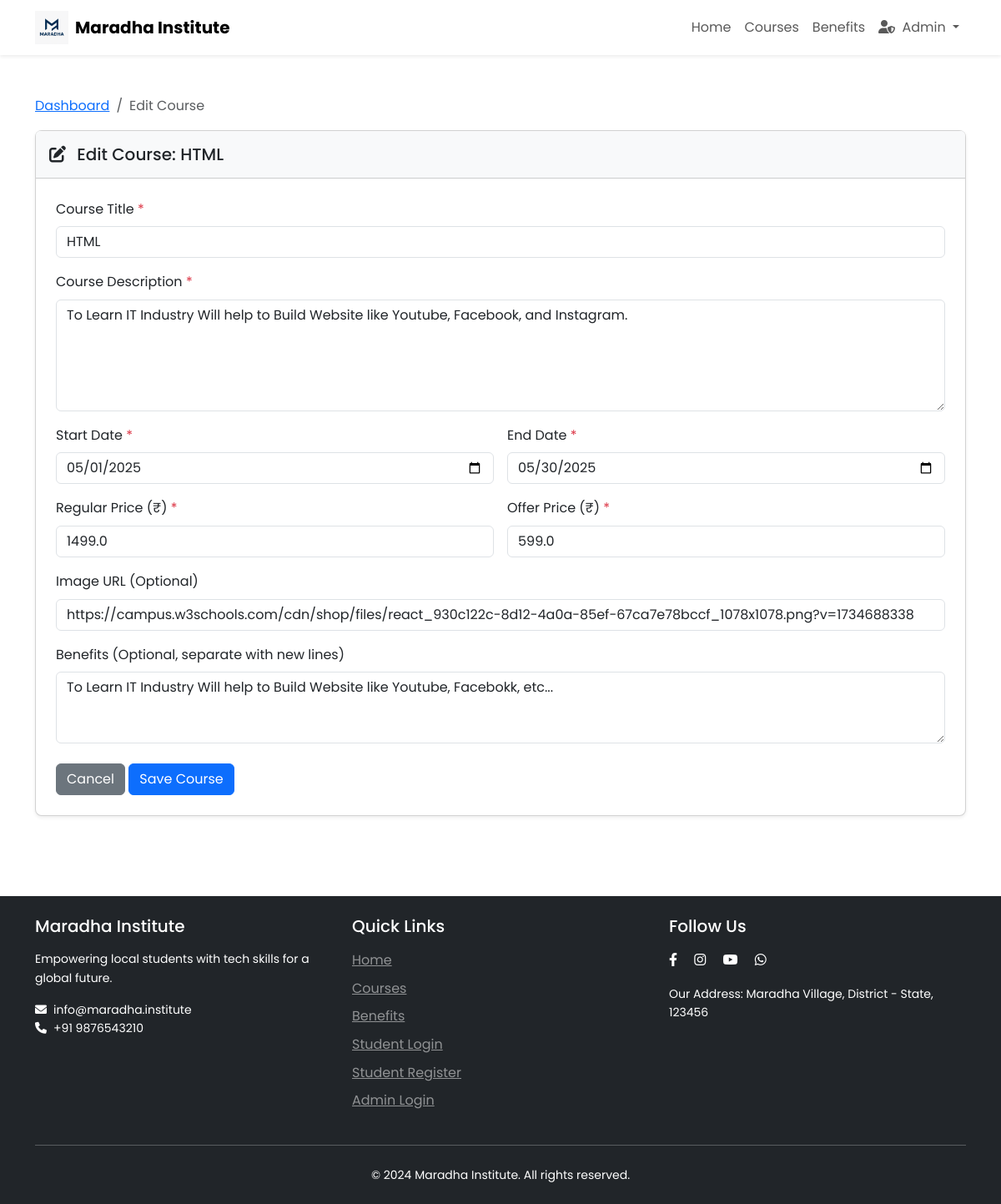
Screenshot of /admin/course/edit/1 (signed in) with the database file from the repository.
### models.py (models this page shows)
class Course(db.Model):
    id = db.Column(db.Integer, primary_key=True)
    title = db.Column(db.String(100), nullable=False)
    description = db.Column(db.Text, nullable=False)
    start_date = db.Column(db.Date, nullable=False)
    end_date = db.Column(db.Date, nullable=False)
    price = db.Column(db.Float, nullable=False)
    offer_price = db.Column(db.Float, nullable=False)
    image_url = db.Column(db.String(256), nullable=True)
    benefits = db.Column(db.Text, nullable=True)
    created_at = db.Column(db.DateTime, default=datetime.utcnow)
    updated_at = db.Column(db.DateTime, default=datetime.utcnow, onupdate=datetime.utcnow)
    enrollments = db.relationship('Enrollment', backref='course', lazy=True, cascade="all, delete-orphan")
    notifications = db.relationship('Notification', backref='course', lazy=True)

### routes.py (the view)
@app.route('/admin/course/edit/<int:course_id>', methods=['GET', 'POST'])
@login_required
def edit_course(course_id):
    course = Course.query.get_or_404(course_id)
    form = CourseForm(obj=course)
    if form.validate_on_submit():
        form.populate_obj(course)
        db.session.commit()
        flash('Course updated successfully!', 'success')
        return redirect(url_for('admin_dashboard'))
    return render_template('edit_course.html', form=form, course=course)

### forms.py (shortened to what this page needs)
class CourseForm(FlaskForm):
    title = StringField('Course Title', validators=[DataRequired(), Length(max=100)])
    description = TextAreaField('Course Description', validators=[DataRequired()])
    start_date = DateField('Start Date', validators=[DataRequired()], format='%Y-%m-%d')
    end_date = DateField('End Date', validators=[DataRequired()], format='%Y-%m-%d')
    price = FloatField('Regular Price (₹)', validators=[DataRequired()])
    offer_price = FloatField('Offer Price (₹)', validators=[DataRequired()])
    image_url = StringField('Image URL', validators=[Optional(), Length(max=256)])
    benefits = TextAreaField('Benefits (Separate with new lines)', validators=[Optional()])
    submit = SubmitField('Save Course')

### app.py (called while the page is built)
@login_manager.user_loader
def load_user(user_id):
    if '-' not in user_id:
        return None
    user_type, user_id = user_id.split('-')
    from models import Admin, Student
    if user_type == 'admin':
        return Admin.query.get(int(user_id))
    elif user_type == 'student':
        return Student.query.get(int(user_id))
    return None

### templates/edit_course.html (shortened to what this page needs)
{% extends 'base.html' %}
{% block content %}
<div class="container py-5">
    <div class="row">
        <div class="col-12">
            <nav aria-label="breadcrumb">
                <ol class="breadcrumb">
                    <li class="breadcrumb-item"><a href="{{ url_for('admin_dashboard') }}">Dashboard</a></li>
                    <li class="breadcrumb-item active" aria-current="page">Edit Course</li>
                </ol>
            </nav>
            <div class="card shadow-sm rounded-3">
                <div class="card-header bg-light py-3">
                    <h5 class="mb-0">
                        <i class="fas fa-edit me-2"></i> Edit Course: {{ course.title }}
                    </h5>
                </div>
                <div class="card-body p-4">
                    <form method="post" action="{{ url_for('edit_course', course_id=course.id) }}" novalidate>
                        <div class="row g-3">
                            <div class="col-md-12">
                                <label for="{{ form.title.id }}" class="form-label">Course Title <span class="text-danger">*</span></label>
                                {{ form.title(class="form-control" + (" is-invalid" if form.title.errors else ""), placeholder="Enter course title") }}
                            </div>
                            <div class="col-md-12">
                                <label for="{{ form.description.id }}" class="form-label">Course Description <span class="text-danger">*</span></label>
                                {{ form.description(class="form-control" + (" is-invalid" if form.description.errors else ""), rows=5, placeholder="Describe what students will learn in this course") }}
                            </div>
                            <div class="col-md-6">
                                <label for="{{ form.start_date.id }}" class="form-label">Start Date <span class="text-danger">*</span></label>
                                {{ form.start_date(class="form-control" + (" is-invalid" if form.start_date.errors else ""), type="date") }}
                            </div>
                            <div class="col-md-6">
                                <label for="{{ form.end_date.id }}" class="form-label">End Date <span class="text-danger">*</span></label>
                                {{ form.end_date(class="form-control" + (" is-invalid" if form.end_date.errors else ""), type="date") }}
                            </div>
                            <div class="col-md-6">
                                <label for="{{ form.price.id }}" class="form-label">Regular Price (₹) <span class="text-danger">*</span></label>
                                {{ form.price(class="form-control" + (" is-invalid" if form.price.errors else ""), placeholder="0.00") }}
                            </div>
                            <div class="col-md-6">
                                <label for="{{ form.offer_price.id }}" class="form-label">Offer Price (₹) <span class="text-danger">*</span></label>
                                {{ form.offer_price(class="form-control" + (" is-invalid" if form.offer_price.errors else ""), placeholder="0.00") }}
                            </div>
                            <div class="col-md-12">
                                <label for="{{ form.image_url.id }}" class="form-label">Image URL (Optional)</label>
                                {{ form.image_url(class="form-control" + (" is-invalid" if form.image_url.errors else ""), placeholder="https://example.com/image.jpg") }}
                            </div>
                            <div class="col-md-12">
                                <label for="{{ form.benefits.id }}" class="form-label">Benefits (Optional, separate with new lines)</label>
                                {{ form.benefits(class="form-control" + (" is-invalid" if form.benefits.errors else ""), rows=3, placeholder="Enter each benefit on a new line") }}
                            </div>
                            <div class="col-12 mt-4">
                                <a href="{{ url_for('admin_dashboard') }}" class="btn btn-secondary">Cancel</a>
                                {{ form.submit(class="btn btn-primary") }}
                            </div>
                        </div>
                    </form>
                </div>
            </div>
        </div>
    </div>
</div>
{% endblock %}

### templates/base.html (shortened to what this page needs)
<!DOCTYPE html>
<html lang="en">
<head>
    <link href="https://cdn.jsdelivr.net/npm/bootstrap@5.3.0-alpha1/dist/css/bootstrap.min.css" rel="stylesheet">
    <link rel="stylesheet" href="https://cdnjs.cloudflare.com/ajax/libs/font-awesome/6.0.0/css/all.min.css">
    <link rel="stylesheet" href="{{ url_for('static', filename='css/style.css') }}">
</head>
<body>
    <nav class="navbar navbar-expand-lg navbar-light bg-white shadow-sm">
        <div class="container">
            <a class="navbar-brand d-flex align-items-center" href="{{ url_for('home') }}">
                <img src="{{ url_for('static', filename='img/maradha-logo.png') }}" alt="Maradha Institute Logo" height="40" class="me-2">
                <span class="fw-bold">Maradha Institute</span>
            </a>
            <div class="collapse navbar-collapse" id="navbarNav">
                <ul class="navbar-nav ms-auto">
                    <li class="nav-item">
                        <a class="nav-link {% if request.path == url_for('home') %}active{% endif %}" href="{{ url_for('home') }}">Home</a>
                    </li>
                    <li class="nav-item">
                        <a class="nav-link" href="{{ url_for('home') }}#courses">Courses</a>
                    </li>
                    <li class="nav-item">
                        <a class="nav-link" href="{{ url_for('home') }}#benefits">Benefits</a>
                    </li>
                    {% if current_user.is_authenticated %}
                        {% if current_user.__class__.__name__ == 'Admin' %}
                        <li class="nav-item dropdown">
                            <a class="nav-link dropdown-toggle" href="#" id="navbarDropdown" role="button" data-bs-toggle="dropdown" aria-expanded="false">
                                <i class="fas fa-user-shield me-1"></i> Admin
                            </a>
                        </li>
                        {% endif %}
                    {% endif %}
                </ul>
            </div>
        </div>
    </nav>
    <main>
        {% block content %}{% endblock %}
    </main>
    <footer class="footer mt-5 py-4 bg-dark text-white">
        <div class="container">
            <div class="row">
                <div class="col-md-4 mb-4 mb-md-0">
                    <h5 class="text-white mb-3">Maradha Institute</h5>
                    <p class="small">Empowering local students with tech skills for a global future.</p>
                    <p class="small mb-0"><i class="fas fa-envelope me-2"></i>info@maradha.institute</p>
                    <p class="small"><i class="fas fa-phone me-2"></i>+91 9876543210</p>
                </div>
                <div class="col-md-4 mb-4 mb-md-0">
                    <h5 class="text-white mb-3">Quick Links</h5>
                    <ul class="list-unstyled">
                        <li class="mb-2"><a href="{{ url_for('home') }}" class="text-white-50">Home</a></li>
                        <li class="mb-2"><a href="{{ url_for('home') }}#courses" class="text-white-50">Courses</a></li>
                        <li class="mb-2"><a href="{{ url_for('home') }}#benefits" class="text-white-50">Benefits</a></li>
                        <li class="mb-2"><a href="{{ url_for('login') }}" class="text-white-50">Student Login</a></li>
                        <li class="mb-2"><a href="{{ url_for('register') }}" class="text-white-50">Student Register</a></li>
                        <li><a href="{{ url_for('admin_login') }}" class="text-white-50">Admin Login</a></li>
                    </ul>
                </div>
                <div class="col-md-4">
                    <h5 class="text-white mb-3">Follow Us</h5>
                    <div class="social-icons">
                        <a href="#" class="text-white me-3"><i class="fab fa-facebook-f"></i></a>
                        <a href="#" class="text-white me-3"><i class="fab fa-instagram"></i></a>
                        <a href="#" class="text-white me-3"><i class="fab fa-youtube"></i></a>
                        <a href="#" class="text-white"><i class="fab fa-whatsapp"></i></a>
                    </div>
                    <p class="small mt-3">Our Address: Maradha Village, District - State, 123456</p>
                </div>
            </div>
            <hr class="my-4">
            <div class="row">
                <div class="col-md-12">
                    <p class="text-center mb-0 small">© 2024 Maradha Institute. All rights reserved.</p>
                </div>
            </div>
        </div>
    </footer>
</body>
</html>

### static/css/style.css (style rules this page uses)
body { font-family: 'Poppins', sans-serif; color: #333; line-height: 1.6; }

### rows the page displays
Course: title "HTML", description "To Learn IT Industry Will help to Build Website like Youtube, Facebook, and Instagram.", start_date "05/01/2025", end_date "05/30/2025", price "1499.0", offer_price "599.0", image_url "https://campus.w3schools.com/cdn/shop/files/react_930c122c-8d12-4a0a-85ef-67ca7e78bccf_1078x1078.png?v=1734688338", benefits "To Learn IT Industry Will help to Build Website like Youtube, Facebokk, etc..."
